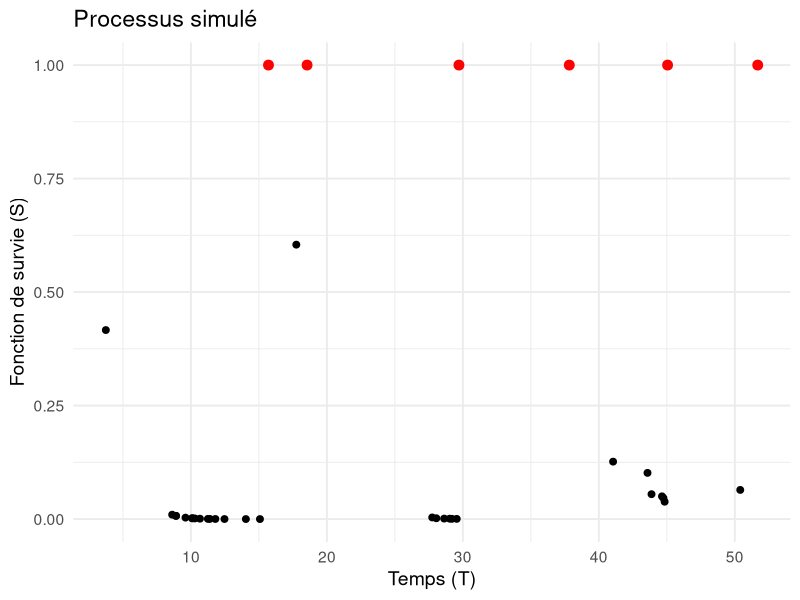
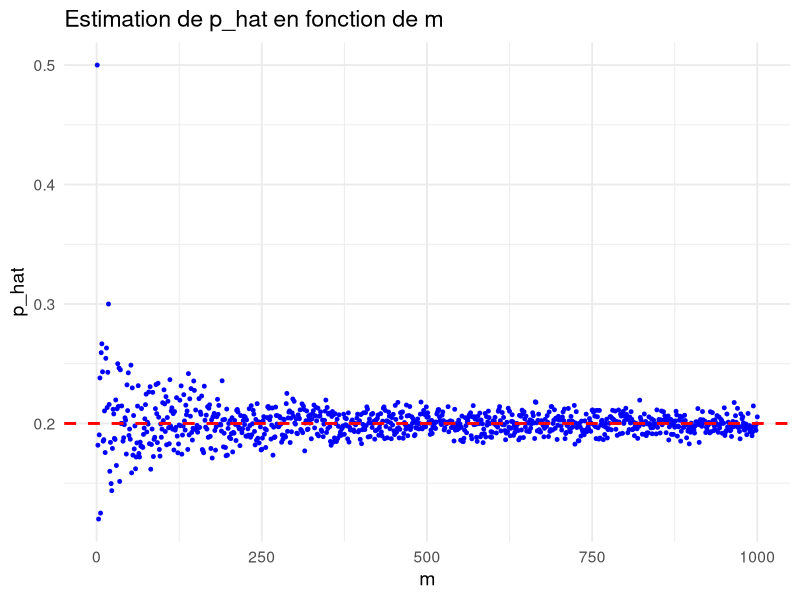
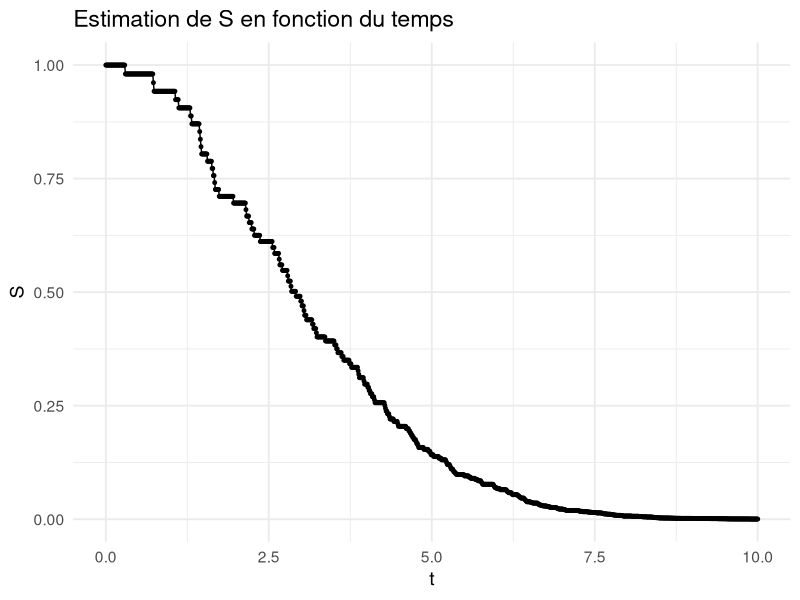
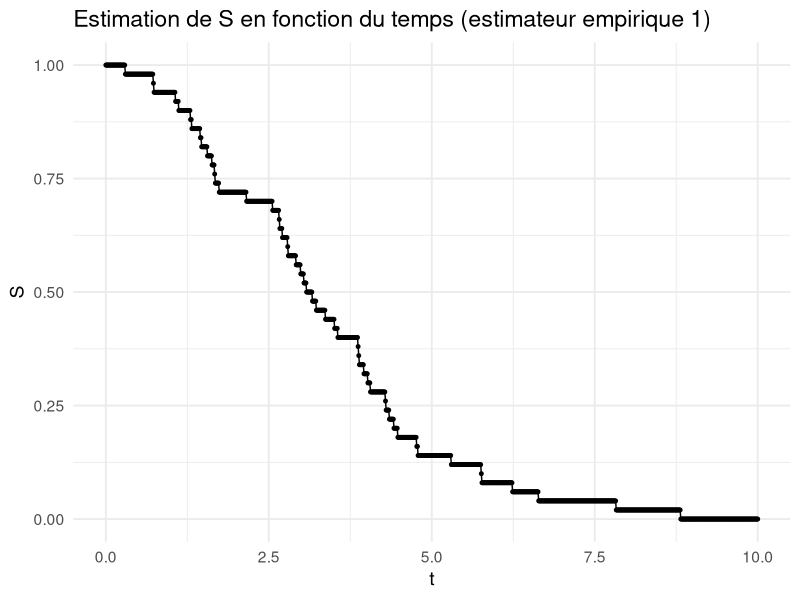
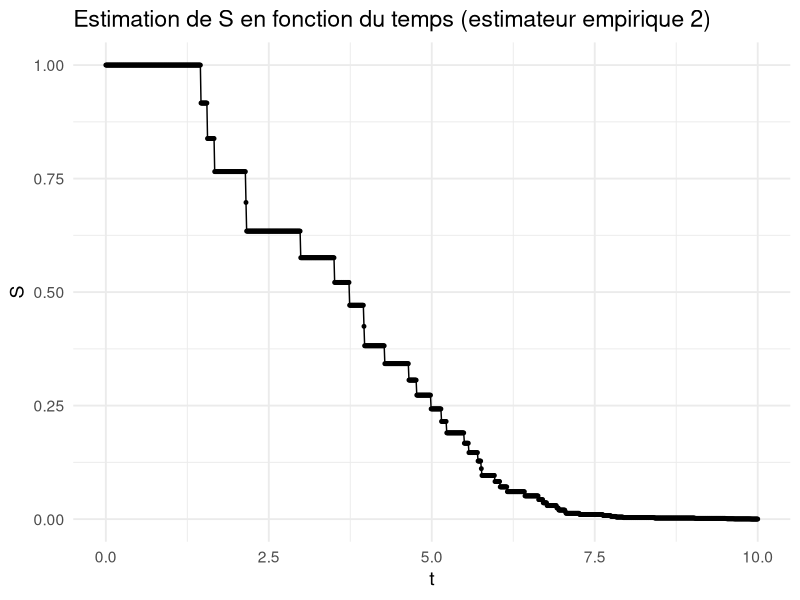
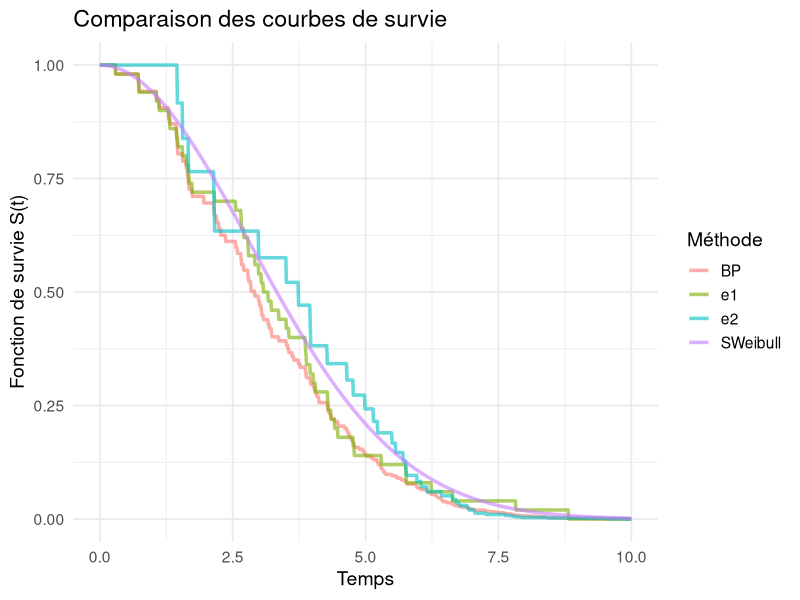
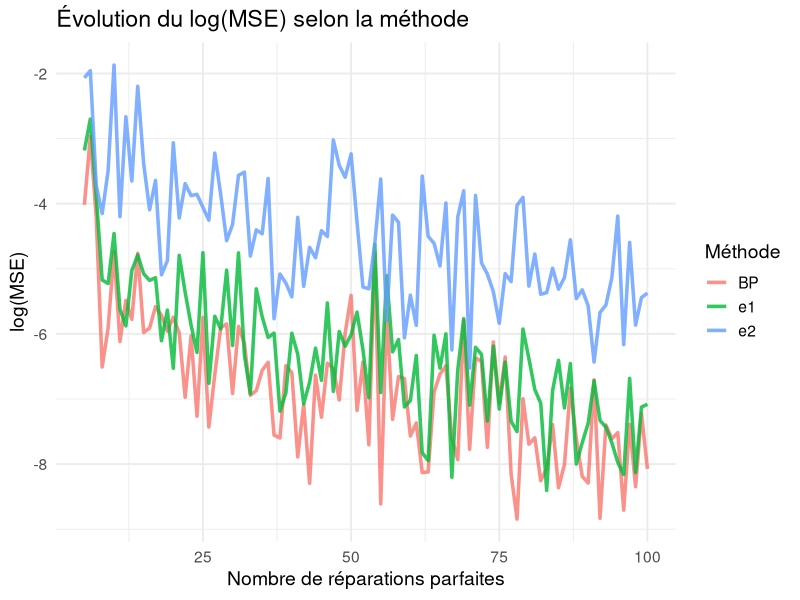
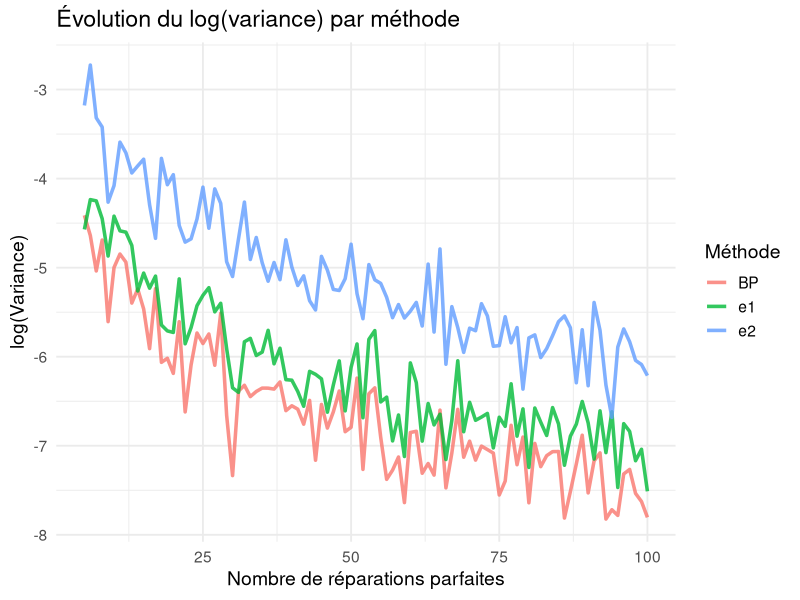

R code for these plots, in order:
## ---- chunk 1
knitr::opts_chunk$set(echo = TRUE)
## ---- chunk 2
library(ggplot2)
library(tidyr)
library(dplyr)
## ---- chunk 3
simulPPh1 <- function(k)
{
  return(cumsum(rexp(k, 1)))
}
## ---- chunk 4
invWeibull <- function(y, alpha=1, beta=2)
{
  return(alpha*y**(1/beta))
}
## ---- chunk 5
simulPPIWeibull <- function(m, alpha, beta, p)
{
  k <- rgeom(1, p)+1
  A_k = simulPPh1(k)
  T_k = c(invWeibull(A_k, alpha, beta))
  S_k = c(exp(-(head(T_k,-1)/alpha)**beta),1) 
  T_succes = c(tail(T_k,1)) #le temps où il ya la rep parfaite
  S_succes = c(tail(S_k,1)) #et sa valeur de fonction de survie associée
  for(i in 1:m-1)
  {
   k <- rgeom(1, p)+1
   A_k = simulPPh1(k)
   T_k_temp = c(invWeibull(A_k, alpha, beta))
   T_k = c(T_k, tail(T_k,1) + T_k_temp)
   S_k = c(S_k,exp(-(T_k_temp[-1]/alpha)**beta),1)
   T_succes = c(T_succes, tail(T_k,1))
   S_succes = c(S_succes, tail(S_k,1))
  }
  return(list(T = T_k,S=S_k, T_succes = T_succes,S_succes=S_succes))
}
## ---- chunk 6
m <- 5
p <- 0.2
result <- simulPPIWeibull(m, 4, 2, p)
print(result)

df_result <- data.frame(T = result$T, S = result$S)
df_succes <- data.frame(T = result$T_succes, S = result$S_succes)

ggplot(df_result, aes(x = T, y = S)) +
  geom_point(color = "black", size = 2) +          
  geom_point(data = df_succes, aes(x = T, y = S), color = "red", size = 3) +
  labs(title = "Processus simulé",
       x = "Temps (T)",
       y = "Fonction de survie (S)") +
  theme_minimal(base_size = 14)

## ---- chunk 7
MLE_P <- function(m,n)
{
  return(m/n)
}
## ---- chunk 8
p_hat <- c()
for (m in 1:1000) {
  process <- simulPPIWeibull(m, 1, 2, 0.2)
  p_hat <- c(p_hat, m / length(process$T))
}

df <- data.frame(m = 1:1000, p_hat = p_hat)

  ggplot(df, aes(x = m, y = p_hat)) +
    geom_point(color = "blue", size = 1) +       
    geom_hline(yintercept = 0.2, color = "red", linetype = "dashed", size = 1) +  
    labs(title = "Estimation de p_hat en fonction de m",
         x = "m",
         y = "p_hat") +
    theme_minimal(base_size = 14)

## ---- chunk 9
simulPPIWeibull2 <- function(m, alpha, beta, p)
{
  k <- rgeom(1, p)+1
  A_k = simulPPh1(k)
  T_k = c(invWeibull(A_k, alpha, beta))
  Z_k = c(rep(0,k-1),1)
  T_succes = tail(T_k,1)
  for(i in 1:m-1)
  {
   k <- rgeom(1, p)+1
   A_k = simulPPh1(k)
   T_k_temp = c(invWeibull(A_k, alpha, beta))
   T_k = c(T_k, tail(T_k,1) + T_k_temp)
   Z_k = c(Z_k,rep(0,k-1),1)
   T_succes = c(T_succes, tail(T_k,1))
  }
  return(list(T = T_k,Z=Z_k, T_succes = T_succes))
}
## ---- chunk 10
res<-simulPPIWeibull2(50,4,2,0.2)
Z<-res$Z
T<-res$T 
## ---- chunk 11
MLE_S <- function(T,Z)
{
  n<-length(Z)
  x <- c()
  last_perfect <- 0
  for (i in 1:n){
    x <- c(x,T[i]-last_perfect)
  if (Z[i]==1){
    last_perfect<-T[i]
  }
  }
  idx<-order(x)
  x_order<-x[idx]
  z_order<-Z[idx]
  phi_hat<-c()
  for (i in 1:(n-1)){
    k<-sum(z_order[i:(n-1)])
    phi_hat<-c(phi_hat,k/(k+1))
  }
  phi_hat<-c(phi_hat,0)
  return(list(x_order = x_order,phi_hat=phi_hat))
}
plot_MLE_S <-function(t,x_order,phi_hat) {
  x_order<-c(x_order,Inf)
  S_hat<-rep(1,length(t))
  # Inférieur au premier temps de panne
  count<-1
  while (t[count]<x_order[1]){
    count<-count+1
  }
  i<-1
  phi<-phi_hat[1]
  #Entre deux temps de pannes ou supérieur au dernier
  for (j in count:length(t)){
    if (t[j]>x_order[i+1]){
      phi<-phi*phi_hat[i]
      i<-i+1
    }
    S_hat[j]=phi
  }
  return(S_hat)
}
## ---- chunk 12
r<-MLE_S(T,Z)
t<-seq(0,10,0.01)
S_hatBP <- plot_MLE_S(t,r$x_order,r$phi_hat)
df <- data.frame(t = t, S_hat = S_hatBP)
ggplot(df, aes(x = t, y = S_hatBP)) +
  geom_point(color = "black", size = 1) +       
  geom_line()+
  labs(title = "Estimation de S en fonction du temps",
       x = "t",
       y = "S") +
  theme_minimal(base_size = 14)
## ---- chunk 13
MLE_emp_1 <- function(T,Z)
{
  n<-length(Z)
  delta_t <- c()
  last_perfect <- 0
  for (i in 1:(n-1)){
    if(Z[i]==1){
      delta_t <- c(delta_t,T[i+1]-T[i])
    }
  }
  idd<-order(delta_t)
  delta_t_ordered <- delta_t[idd]
  return(delta_t_ordered)
}

plot_MLE_emp_1 <- function(t, x)
{
  num_perfect <- length(x)
  x<-c(x,Inf)
  S_hat<-rep(1,length(t))
  # Inférieur au premier temps de panne
  count<-1
  while (t[count]<x[1]){
    S_hat[count] <- 1
    count<-count+1
  }
  i<-1
  S_hat[count]<-(num_perfect - 1)/num_perfect
  #Entre deux temps de pannes ou supérieur au dernier
  for (j in count:length(t)){
    if (t[j]>x[i+1]){
      i<-i+1
    }
    S_hat[j]=(num_perfect - i)/num_perfect
  }
  return(S_hat)
}
## ---- chunk 14
idd<-MLE_emp_1(T,Z)
idd
S_hat_e1 <- plot_MLE_emp_1(t,idd)
df <- data.frame(t = t, S_hat_e1 =S_hat_e1)
ggplot(df, aes(x = t, y =S_hat_e1)) +
  geom_point(color = "black", size = 1) +       
  geom_line()+
  labs(title = "Estimation de S en fonction du temps (estimateur empirique 1)",
       x = "t",
       y = "S") +
  theme_minimal(base_size = 14)
## ---- chunk 15
MLE_emp_2_c <- function(T,Z)
{
  n<-length(Z)
  perfects <- c()
  last_perfect <- 0
  for (i in 1:n){
    if(Z[i]==1){
      perfects <- c(perfects,T[i])
    }
  }
  inter_perfects <- c()
  inter_perfects <- c(perfects[1])
  for (i in 1:length(perfects)-1){
    inter_perfects <- c(inter_perfects, perfects[i+1] - perfects[i])
  }
  idd<-order(inter_perfects)
  inter_perfects_ordered <- inter_perfects[idd]
  return(inter_perfects_ordered)
}

plot_MLE_emp_2 <- function(t, ipo, Z)
{
  num_repairs <- length(Z)
  num_perfect <- length(ipo)
  ipo<-c(ipo,Inf)
  S_hat_y<-rep(1,length(t))
  # Inférieur au premier temps de panne
  count<-1
  while (t[count]<ipo[1]){
    S_hat_y[count] <- 1
    count<-count+1
  }
  i<-1
  S_hat_y[count]<-(num_perfect - 1)/num_perfect
  #Entre deux temps de pannes ou supérieur au dernier
  for (j in (count+1):length(t)){
    if (t[j]>ipo[i+1]){
      i<-i+1
    }
    S_hat_y[j]=(num_perfect - i)/num_perfect
  }
  
  S_hat <- (S_hat_y)**(num_repairs / num_perfect)
  
  return(S_hat)
}
## ---- chunk 16
ipo<-MLE_emp_2_c(T,Z)
ipo
S_hat_e2 <- plot_MLE_emp_2(t,ipo, Z)
df <- data.frame(t = t, S_hat_e2 =S_hat_e2)
ggplot(df, aes(x = t, y =S_hat_e2)) +
  geom_point(color = "black", size = 1) +       
  geom_line()+
  labs(title = "Estimation de S en fonction du temps (estimateur empirique 2)",
       x = "t",
       y = "S") +
  theme_minimal(base_size = 14)
## ---- chunk 17
SWeibull <- function(y, alpha=1, beta=2)
{
  return(exp(-(y/alpha)**beta))
}
## ---- chunk 18

df <- data.frame(
  t = t,
  SWeibull = SWeibull(t, 4, 2),
  BP = S_hatBP,
  e1 = S_hat_e1,
  e2 = S_hat_e2
)

df_long <- df %>%
  pivot_longer(cols = -t, names_to = "Méthode", values_to = "Survie")

# Plot
ggplot(df_long, aes(x = t, y = Survie, color = Méthode)) +
  geom_line(size = 1.2,alpha = 0.6) +
  labs(title = "Comparaison des courbes de survie",
       x = "Temps",
       y = "Fonction de survie S(t)",
       color = "Méthode") +
  theme_minimal(base_size = 14)

## ---- chunk 19
nrpm <- 100 # Nombre de réparations parfaites max
mse_BP <- c()
mse_e1 <- c()
mse_e2 <- c()
for (m in 5:nrpm){
  res<-simulPPIWeibull2(m,4,2,0.1)
  Z<-res$Z
  T<-res$T
  t<-seq(0,10,0.1*1/m)
  S_t <- SWeibull(t, 4,2)
  r<-MLE_S(T,Z)
  S_hatBP <- plot_MLE_S(t,r$x_order,r$phi_hat)
  idd<-MLE_emp_1(T,Z)
  S_hat_e1 <- plot_MLE_emp_1(t,idd)
  ipo<-MLE_emp_2_c(T,Z)
  S_hat_e2 <- plot_MLE_emp_2(t,ipo, Z)
  mse_BP <- c(mse_BP, sum((S_t - S_hatBP)**2)/length(S_t))
  mse_e1 <- c(mse_e1, sum((S_t - S_hat_e1)**2)/length(S_t))
  mse_e2 <- c(mse_e2, sum((S_t - S_hat_e2)**2)/length(S_t))
}
## ---- chunk 20

df_mse <- data.frame(
  m = seq(5,nrpm),
  BP = log(mse_BP),
  e1 = log(mse_e1),
  e2 = log(mse_e2)
)

df_mse_long <- df_mse %>%
  pivot_longer(cols = -m, names_to = "Méthode", values_to = "log_MSE")

ggplot(df_mse_long, aes(x = m, y = log_MSE, color = Méthode)) +
  geom_line(size = 1.2, alpha = 0.8) +
  labs(title = "Évolution du log(MSE) selon la méthode",
       x = "Nombre de réparations parfaites",
       y = "log(MSE)",
       color = "Méthode") +
  theme_minimal(base_size = 14)

## ---- chunk 21
nrpm <- 100 # Nombre de réparations parfaites max
niter <- 10
var_BP <- rep(0,nrpm)
var_e1 <- rep(0,nrpm)
var_e2 <- c(0,nrpm)
for (m in 5:nrpm){
  t<-seq(0,10,0.1*1/m)
  moy_BP <- rep(0,length(t))
  moy_e1 <- rep(0,length(t))
  moy_e2 <- rep(0,length(t))
  moy_BPs <- rep(0,length(t))
  moy_e1s <- rep(0,length(t))
  moy_e2s <- rep(0,length(t))
  for (i in 1:niter){
    res<-simulPPIWeibull2(m,4,2,0.2)
    Z<-res$Z
    T<-res$T # PAS COHERENT AVEC LA DEFINITION THEORIQUE DE T !
    r<-MLE_S(T,Z)
    S_hatBP <- plot_MLE_S(t,r$x_order,r$phi_hat)
    idd<-MLE_emp_1(T,Z)
    S_hat_e1 <- plot_MLE_emp_1(t,idd)
    ipo<-MLE_emp_2_c(T,Z)
    S_hat_e2 <- plot_MLE_emp_2(t,ipo, Z)
    moy_BP <- moy_BP + S_hatBP
    moy_e1 <- moy_e1 + S_hat_e1
    moy_e2 <- moy_e2 + S_hat_e2
    moy_BPs <- moy_BPs + S_hatBP**2
    moy_e1s <- moy_e1s + S_hat_e1**2
    moy_e2s <- moy_e2s + S_hat_e2**2
  }
  moy_BP <- moy_BP / niter
  moy_e1 <- moy_e1 / niter
  moy_e2 <- moy_e2 / niter
  moy_BPs <- moy_BPs / niter
  moy_e1s <- moy_e1s / niter
  moy_e2s <- moy_e2s / niter
  var_BP[m] <- sum(moy_BPs - moy_BP**2)/length(t)
  var_e1[m] <- sum(moy_e1s - moy_e1**2)/length(t)
  var_e2[m] <- sum(moy_e2s - moy_e2**2)/length(t)
}
## ---- chunk 22
df_var <- data.frame(
  m =  seq(5,nrpm),
  BP = log(var_BP[-(1:4)]),
  e1 = log(var_e1[-(1:4)]),
  e2 = log(var_e2[-(1:4)])
)

df_var_long <- df_var %>%
  pivot_longer(cols = -m, names_to = "Méthode", values_to = "logVar")

ggplot(df_var_long, aes(x = m, y = logVar, color = Méthode)) +
  geom_line(size = 1.2, alpha = 0.8) +
  labs(title = "Évolution du log(variance) par méthode",
       x = "Nombre de réparations parfaites",
       y = "log(Variance)",
       color = "Méthode") +
  theme_minimal(base_size = 14)

